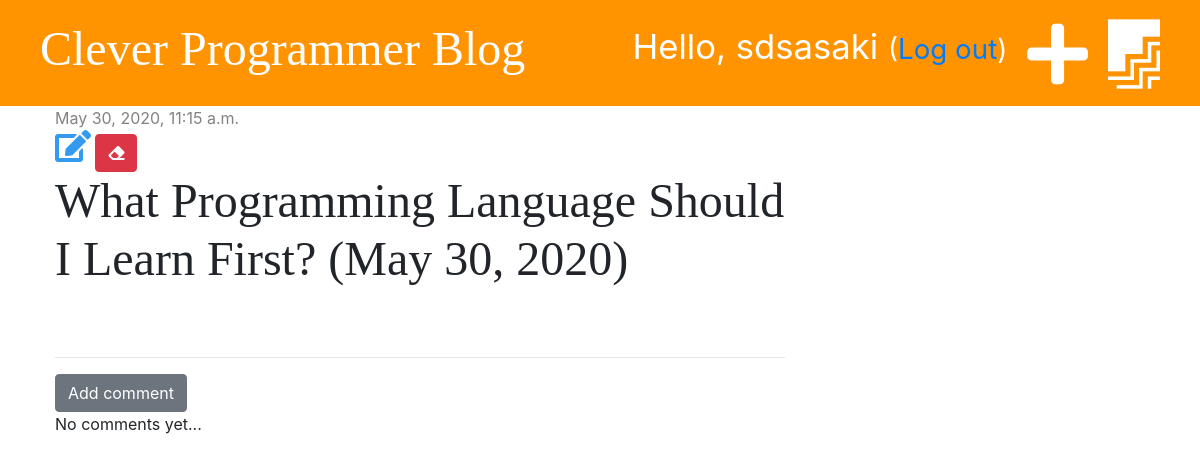
The page /post/1/ (signed in) on the database as committed earlier.
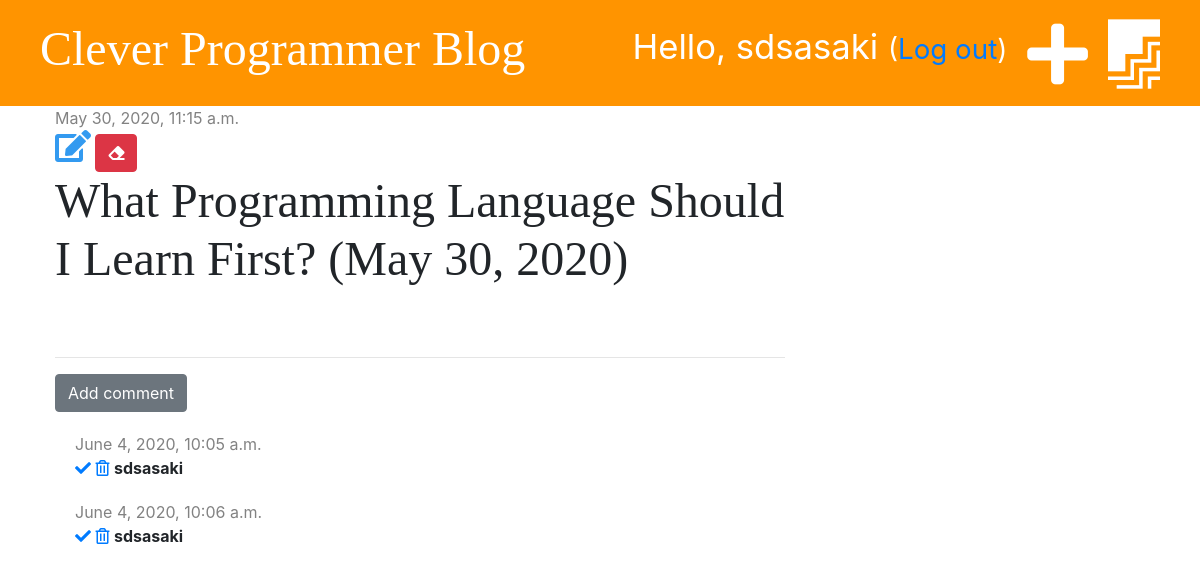
The same page on the database as committed later.
### blog/models.py (models this page shows, shortened)
class Post(models.Model):
    author = models.ForeignKey('auth.User', on_delete=models.CASCADE)
    title = models.CharField(max_length=200)
    text = models.TextField()
    created_date = models.DateTimeField(default=timezone.now())
    published_date = models.DateTimeField(blank=True, null=True)

class Comment(models.Model):
    post = models.ForeignKey('blog.Post', on_delete=models.CASCADE, related_name='comments')
    author = models.CharField(max_length=200)
    text = models.TextField()
    created_date = models.DateTimeField(default=timezone.now)
    approved = models.BooleanField(default=False)

### blog/views.py (the view)
# urls.py: path('post/<int:pk>/', views.post_detail, name='post_detail'),
def post_detail(request, pk):
    post = get_object_or_404(Post, pk=pk)
    stuff_for_frontend = {'post': post}
    return render(request, 'blog/post_detail.html', stuff_for_frontend)

### blog/templatetags/markdownify.py (called while the page is built)
@register.filter
def markdown(value):
    renderer = HighlightRenderer()
    markdown = mistune.Markdown(renderer=renderer)
    return markdown(value)

### blog/templates/blog/post_detail.html (shortened to what this page needs)
{% extends 'blog/base.html' %}
{% load markdownify %}
{% block content %}
    <div class="post">
        {% if post.published_date %}
            <div class="date">
                {{ post.published_date }}
            </div>
        {% else %}
            <a href="{%  url 'post_publish' pk=post.pk %}" class="btn btn-primary">Publish</a>
        {% endif %}
        {% if user.is_authenticated %}
            <a href="{% url 'post_edit' pk=post.pk %}"><i class="fas fa-edit fa-2x" style="color: #339af0"></i></a>
            <a href="{% url 'post_delete' pk=post.pk %}" class="btn btn-danger"
               onclick="return confirm('Are you sure you want to delete this post?')"><i class="fas fa-eraser"></i></a>
        {% endif %}
        <h1>{{ post.title }}</h1>
    </div>
    <hr>
    <a href="{% url 'add_comment_to_post' pk=post.pk %}" class="btn btn-secondary">Add comment</a>
    {% for comment in post.comments.all %}
        {% if user.is_authenticated or comment.approved %}
            <div class="comment">
                <div class="date">
                    {{ comment.created_date }}
                </div>
                {% if not comment.approved and user.is_superuser %}
                    <a href="{% url 'comment_approve' pk=comment.pk %}"><i class="fas fa-check"></i></a>
                    <a href="{% url 'comment_remove' pk=comment.pk %}"><i class="far fa-trash-alt"></i></a>
                {% endif %}
                <strong>{{ comment.author }}</strong>
            </div>
        {% endif %}
        {% empty %}
            <p>No comments yet...</p>
    {% endfor %}
{% endblock %}

### blog/templates/blog/base.html (shortened to what this page needs)
<!DOCTYPE html>
{% load static %}
<html lang="en">
<head>
    <link rel="stylesheet" href="https://stackpath.bootstrapcdn.com/bootstrap/4.1.3/css/bootstrap.min.css">
    <link rel="stylesheet" href="{% static 'css/blog.css' %}">
    <link rel="stylesheet" href="//use.fontawesome.com/releases/v5.2.0/css/all.css">
    <link rel="stylesheet" href="{% static 'css/zenburn.css' %}">
</head>
<body>
    <div class="page-header">
        {% if user.is_authenticated %}
            <a href="{% url 'post_draft_list' %}" class="top-menu"><i class="fab fa-firstdraft fa-2x"></i></a>
            <a href="{% url 'post_new' %}" class="top-menu"><i class="fas fa-plus fa-2x"></i></a>
            <p class="top-menu">Hello, {{ user.username }} <small>(<a href="{% url 'logout' %}">Log out</a>)</small></p>
        {% else %}
            <a href="{% url 'login' %}" class="top-menu"><i class="fas fa-sign-in-alt fa-2x"></i></a>
        {% endif %}
        <h1><a href="{% url 'post_list' %}">Clever Programmer Blog</a></h1>
    </div>
    <div class="content container">
        <div class="row">
            <div class="col-md-8">
                {% block content %}
                {% endblock %}
            </div>
        </div>
    </div>
</body>
</html>

### blog/static/css/blog.css (style rules this page uses)
.page-header { background-color: #ff9400; margin-top: 0; padding: 20px 20px 20px 40px; }
.page-header h1, .page-header h1 a { color: #ffffff; font-size: 36pt; text-decoration: none; }
.content { margin-left: 40px; }
h1, h2, h3, h4 { font-family: 'Tangerine', 'Inconsolata', 'Droid Sans', serif; font-size: 48px; }
.date { color: #828282; }
.post { margin-bottom: 70px; }
.top-menu, .top-menu:hover { color: #ffffff; float: right; font-size: 26pt; margin-right: 20px; }
.comment { margin: 20px 0px 20px 20px; }

Rows that differ between the two databases and show on the page:
added Comment: created_date "June 4, 2020, 10:05 a.m.", approved False (drawn), author "sdsasaki"
added Comment: created_date "June 4, 2020, 10:06 a.m.", approved False (drawn), author "sdsasaki"
Other text that changed with them:
text no longer shown: "No comments yet..."
